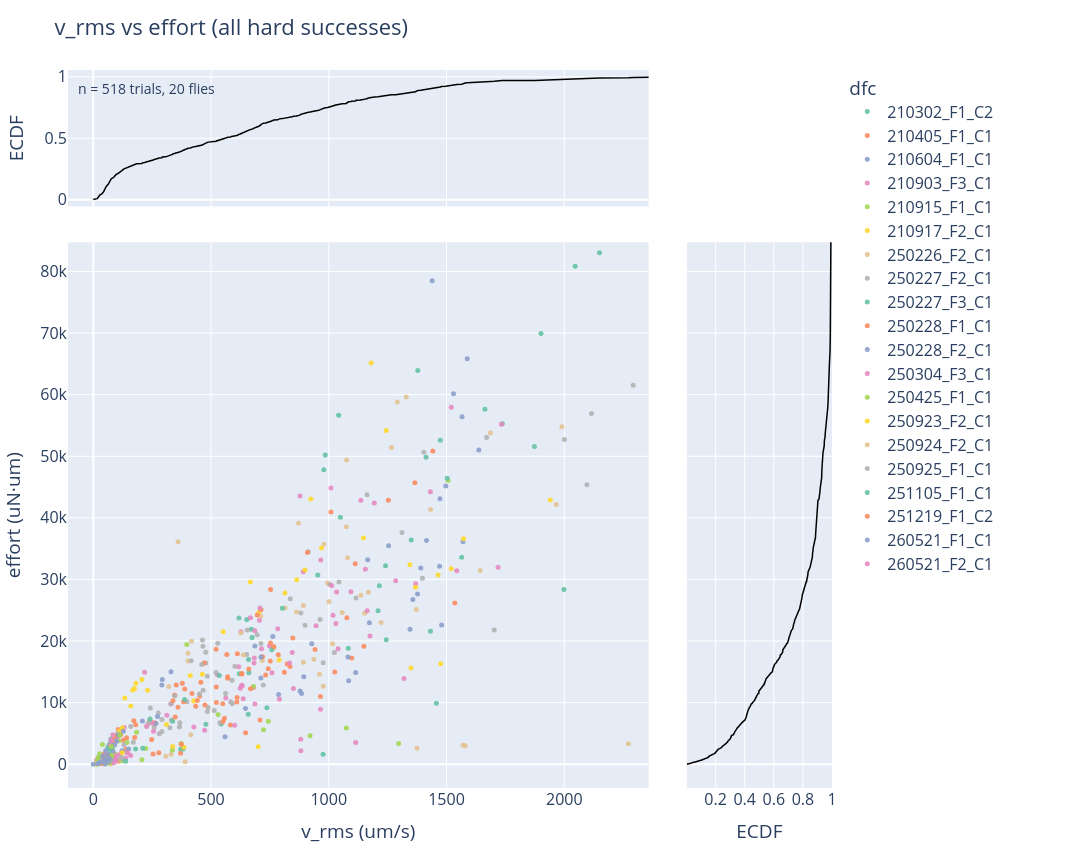

The notebook cell saved with this chart:
### Markdown cell above
`[F3-SUCC-SCATTER]` Hard successes: v_rms vs effort per trial, colored by fly, with pooled marginal ECDFs.

### Code cell
# [F3-SUCC-SCATTER]
cats = sorted(all_vigor['dfc'].unique())
palette = sns.color_palette('Set2', len(cats))
color_map_hex = {g: mcolors.to_hex(c) for g, c in zip(cats, palette)}

fig = make_subplots(
    rows=2, cols=2,
    column_widths=[0.80, 0.20],
    row_heights=[0.20, 0.80],
    specs=[[{"type": "scatter"}, None],
           [{"type": "scatter"}, {"type": "scatter"}]],
    horizontal_spacing=0.05, vertical_spacing=0.05,
)

for cat in cats:
    sel = all_vigor['dfc'] == cat
    fig.add_trace(
        go.Scatter(
            x=all_vigor.loc[sel, 'v_rms'],
            y=all_vigor.loc[sel, 'effort'],
            mode='markers',
            name=str(cat),
            marker=dict(color=color_map_hex[cat], size=5, opacity=0.9),
            hovertext=all_vigor.loc[sel, 'trial_number'],
            hovertemplate=(
                "v_rms=%{x:.1f}<br>effort=%{y:.1f}<br>"
                f"dfc={cat}<br>trial=%{{hovertext}}<extra></extra>"
            ),
        ),
        row=2, col=1,
    )

# Top ECDF (v_rms)
vals = np.sort(all_vigor['v_rms'].dropna().values)
ecdf_y = np.arange(1, len(vals) + 1) / len(vals)
fig.add_trace(go.Scatter(x=vals, y=ecdf_y, mode='lines',
              line=dict(color='black', width=1.5), showlegend=False), row=1, col=1)

# Right ECDF (effort)
vals = np.sort(all_vigor['effort'].dropna().values)
ecdf_x = np.arange(1, len(vals) + 1) / len(vals)
fig.add_trace(go.Scatter(x=ecdf_x, y=vals, mode='lines',
              line=dict(color='black', width=1.5), showlegend=False), row=2, col=2)

fig.add_annotation(text=f'n = {len(all_vigor)} trials, {len(cats)} flies',
                   xref='paper', yref='paper', x=0.01, y=0.99,
                   showarrow=False, font=dict(size=14))

fig.update_layout(
    width=1100, height=850, title='v_rms vs effort (all hard successes)',
    margin=dict(l=60, r=260, t=70, b=50), font=dict(size=16),
    legend_title_text='dfc',
)
fig.update_xaxes(title_text='v_rms (um/s)', row=2, col=1)
fig.update_yaxes(title_text='effort (uN·um)', row=2, col=1)
fig.update_xaxes(showticklabels=False, row=1, col=1)
fig.update_yaxes(title_text='ECDF', row=1, col=1)
fig.update_yaxes(showticklabels=False, row=2, col=2)
fig.update_xaxes(title_text='ECDF', row=2, col=2)

# fig.update_xaxes(matches='x3', row=1, col=1)
# fig.update_yaxes(matches='y3', row=2, col=2)

# Set shared limits for the marginal histogram plots                                                                    
x_range = [all_vigor['v_rms'].quantile(0.99)*-.05, all_vigor['v_rms'].quantile(0.99) * 1.1]                                                                
y_range = [all_vigor['effort'].quantile(0.99)*-.05, all_vigor['effort'].quantile(0.99) * 1.1]                                                                                                                                                                                       
fig.update_xaxes(range=x_range, row=1, col=1)  # top hist                                                               
fig.update_xaxes(range=x_range, row=2, col=1)  # scatter                                                                
fig.update_yaxes(range=y_range, row=2, col=1)  # scatter                                                                
fig.update_yaxes(range=y_range, row=2, col=2)  # right hist  

fig.write_image('./Figure3/success_v_rms_vs_effort_by_fly.svg')
print('savepath:', './Figure3/success_v_rms_vs_effort_by_fly.svg')
fig.show()
